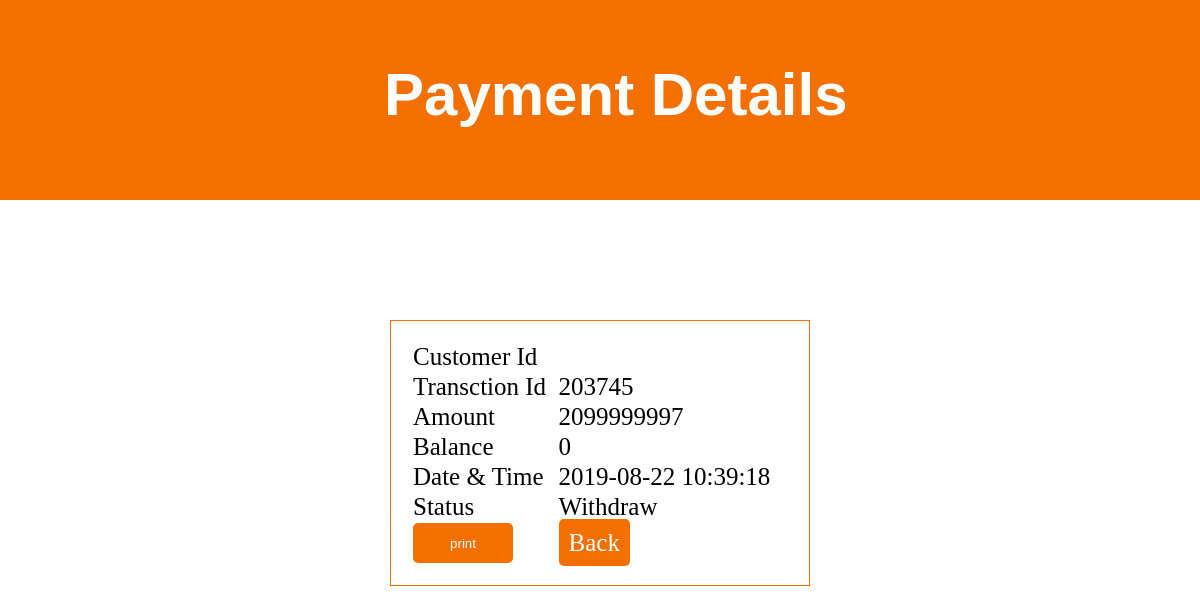
/downlaod.php, run on the app's committed database.
### tables this page shows
CREATE TABLE IF NOT EXISTS `history` (
  `hid` int(20) NOT NULL AUTO_INCREMENT,
  `amount` bigint(200) NOT NULL,
  `balance` int(200) NOT NULL,
  `time` timestamp NOT NULL DEFAULT CURRENT_TIMESTAMP,
  `cid` varchar(20) DEFAULT NULL,
  `type` varchar(20) NOT NULL,
  PRIMARY KEY (`hid`)
);

### downlaod.php (the view, shortened to what this page needs)
<?php
$conn = mysqli_connect('localhost','root','','bms');
$sql = "SELECT * FROM  history order by hid desc  limit 1 ";
$result = mysqli_query($conn,$sql);?>
 <!doctype html><html><head>
</head>
   <body><div class="title"><h1>Payment Details</h1>  </div>
   <div class="payment"><table>
<?php
if($result){ while($row = mysqli_fetch_assoc($result) ){?>
	<tr><td>Customer Id </td><td><?php echo $_SESSION['login_user'];?></td></tr>
	<tr><td>Transction Id </td><td><?php echo $row["hid"];?></td></tr>
	<tr><td>Amount </td><td><?php echo $row["amount"];?></td></tr>
	<tr><td>Balance</td><td><?php echo $row["balance"];?></td></tr>
	<tr><td>Date & Time </td><td><?php echo $row["time"];?></td></tr>
	<tr><td>Status </td><td><?php echo $row["type"];}?></td></tr>
	<tr><td><form action='payment-pdf.php' method='post'><input type='submit' value='print'></form></td><td><a href="customer.php" >Back</a></td></tr>
<?php }else {
	echo mysqli_error($conn);
}
	?>
	</table></div></body></html>

### downlaod.php (style rules this page uses)
* { margin:0;padding:0px; }
.title { background-color:#f26f00; height:200px; color:white; font-size:30px; font-family:arial; }
.title h1 { margin-left:32%; padding-top:60px; }
.payment { position:absolute; top:40%; width:100%; }
table { width:35%; margin:auto; border:1px solid #f26f00; padding:20px; font-size:25px; }
input[type="submit"],a { background-color:#f26f00; text-decoration:none; color:white; padding:10px; width:100px; height:40px; border-radius:5px; border:none; }

### data on the page
history: hid "203745", amount "2099999997", balance "0", time "2019-08-22 10:39:18", type "Withdraw"
